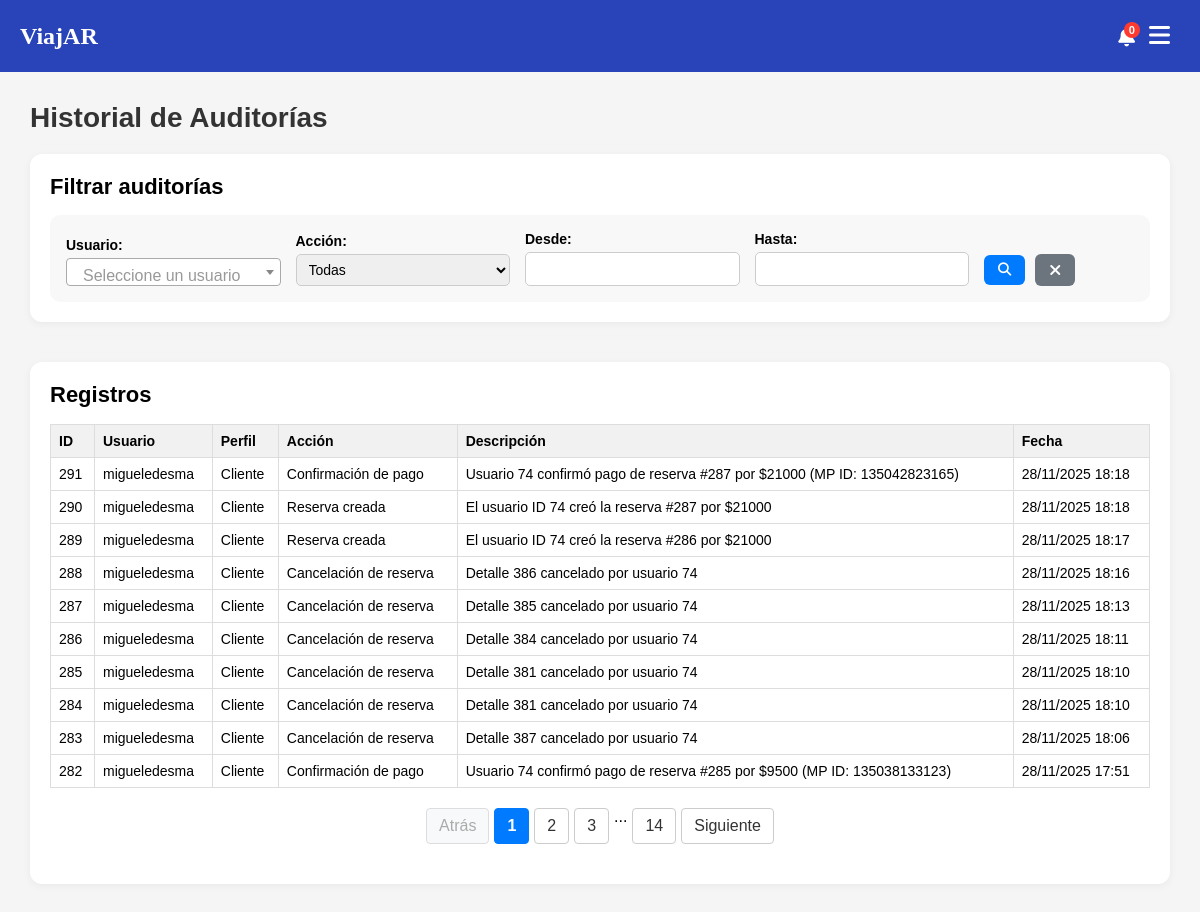
Page /index.php?page=listado_auditorias (signed in) on the earlier database version.
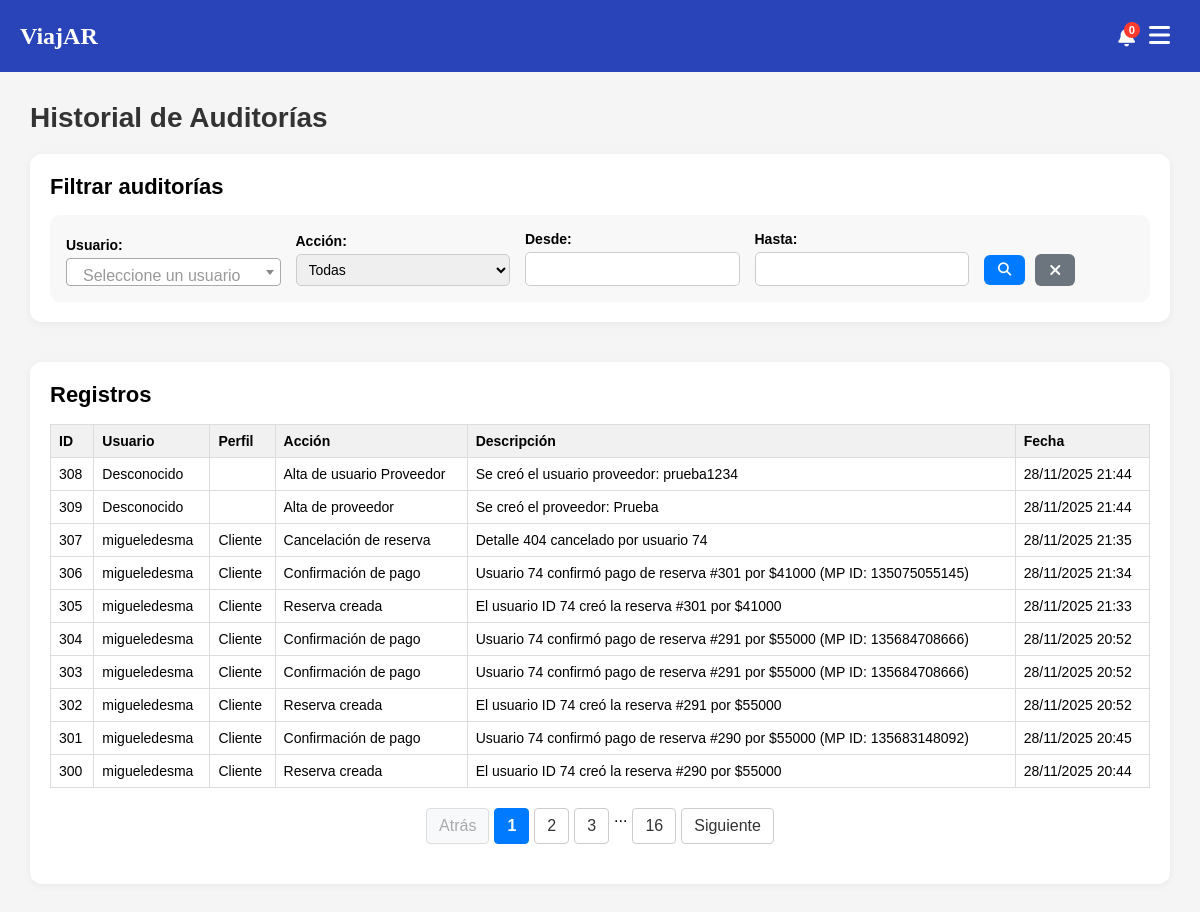
Same page on the later database version.
### tables this page shows
CREATE TABLE `auditoria` (
  `id_auditoria` int(11) NOT NULL AUTO_INCREMENT,
  `rela_usuario` int(11) DEFAULT NULL,
  `accion` varchar(255) DEFAULT NULL,
  `descripcion` text DEFAULT NULL,
  `fecha` datetime DEFAULT current_timestamp(),
  PRIMARY KEY (`id_auditoria`),
  KEY `rela_usuario` (`rela_usuario`),
  CONSTRAINT `auditoria_ibfk_1` FOREIGN KEY (`rela_usuario`) REFERENCES `usuarios` (`id_usuarios`)
);

### index.php (called while the page is built, shortened)
<?php
$plantilla = new PlantillaControlador();
$plantilla -> traer_plantilla();

### models/auditoria.php (called while the page is built, shortened)
<?php
require_once('conexion.php');
class Auditoria extends Pagination {
    public function filtrar($usuario = '', $accion = '', $fecha_desde = '', $fecha_hasta = '') {
        $conexion = new Conexion();
        $condiciones = [];
        $where = count($condiciones) > 0 ? "WHERE " . implode(" AND ", $condiciones) : "";
        $offset = $this->current_page * $this->page_size;
        $query = "SELECT
                    auditoria.id_auditoria,
                    auditoria.rela_usuario,
                    auditoria.accion,
                    auditoria.descripcion,
                    auditoria.fecha,
                    COALESCE(usuarios.usuarios_nombre_usuario, 'Desconocido') AS usuario_nombre,
                    COALESCE(perfiles.perfiles_nombre, '') AS perfil_nombre
                FROM auditoria
                LEFT JOIN usuarios ON auditoria.rela_usuario = usuarios.id_usuarios
                LEFT JOIN perfiles ON usuarios.rela_perfiles = perfiles.id_perfiles
                $where
                ORDER BY auditoria.fecha DESC
                LIMIT {$this->page_size} OFFSET $offset";
        return $conexion->consultar($query);
    }
    public function contar($usuario = '', $accion = '', $fecha_desde = '', $fecha_hasta = '') {
        $conexion = new Conexion();
        $condiciones = [];
        $where = count($condiciones) > 0 ? "WHERE " . implode(" AND ", $condiciones) : "";
        $query = "SELECT COUNT(*) AS total FROM auditoria
                LEFT JOIN usuarios ON auditoria.rela_usuario = usuarios.id_usuarios
                LEFT JOIN perfiles ON usuarios.rela_perfiles = perfiles.id_perfiles
                $where";
        $res = $conexion->consultar($query);
        return $res[0]['total'] ?? 0;
    }
    }
?>

### models/conexion.php (called while the page is built, shortened)
<?php
class Conexion {
    private $con;
    private $servidor;
    private $usuario;
    private $password;
    private $base_datos;
    public function __construct() {
        $this->servidor = 'localhost';
        $this->usuario = 'root';
        $this->password = '';
        $this->base_datos = 'viajar';
    }
    public function conectar() {
        if (!$this->con) {
            $this->con = new mysqli($this->servidor, $this->usuario, $this->password, $this->base_datos);
            $this->con->set_charset("utf8");
        }
        return $this->con;
    }
    public function consultar($query) {
        $resultado = $this->conectar()->query($query);
        $data = [];
        if ($resultado && $resultado->num_rows > 0) {
            while ($row = $resultado->fetch_assoc()) {
                $data[] = $row;
            }
        }
        return $data;
    }
}

### views/paginas/tabla_auditorias.php (the view, shortened to what this page needs)
<table class="tabla-datos">
    <thead>
        <tr>
            <th>ID</th>
            <th>Usuario</th>
            <th>Perfil</th>
            <th>Acción</th>
            <th>Descripción</th>
            <th>Fecha</th>
        </tr>
    </thead>
    <tbody>
        <?php if (!empty($auditorias)): ?>
            <?php foreach ($auditorias as $a): ?>
                <tr>
                    <td><?= $a['id_auditoria'] ?></td>
                    <td><?= htmlspecialchars($a['usuario_nombre'] ?? 'Desconocido') ?></td>
                    <td><?= htmlspecialchars($a['perfil_nombre'] ?? '') ?></td>
                    <td><?= htmlspecialchars($a['accion']) ?></td>
                    <td><?= htmlspecialchars($a['descripcion']) ?></td>
                    <td><?= date('d/m/Y H:i', strtotime($a['fecha'])) ?></td>
                </tr>
            <?php endforeach; ?>
        <?php else: ?>
            <tr><td colspan="6" class="no-datos">No se encontraron auditorías.</td></tr>
        <?php endif; ?>
    </tbody>
</table>
<nav class="paginacion">
    <?php if ($total_pages > 1): ?>
        <ul>
            <li>
                <a href="#" data-page="<?= max(0, $current_page - 1) ?>"
                   class="btn-paginacion <?= ($current_page <= 0) ? 'disabled' : '' ?>">Atrás</a>
            </li>
            <?php
            $rango = 2;
            $start = max(0, $current_page - $rango);
            $end = min($total_pages - 1, $current_page + $rango);
            for($i = $start; $i <= $end; $i++): ?>
                <li>
                    <a href="#" data-page="<?= $i ?>"
                       class="btn-paginacion <?= ($i == $current_page) ? 'active' : '' ?>"><?= $i + 1 ?></a>
                </li>
            <?php endfor;
            if ($end < $total_pages - 1) {
                if ($end < $total_pages - 2) {
                    echo '<li><span>...</span></li>';
                }
                echo '<li><a href="#" data-page="' . ($total_pages - 1) . '" class="btn-paginacion">' . $total_pages . '</a></li>';
            }
            ?>
            <li>
                <a href="#" data-page="<?= min($total_pages - 1, $current_page + 1) ?>"
                   class="btn-paginacion <?= ($current_page >= $total_pages - 1) ? 'disabled' : '' ?>">Siguiente</a>
            </li>
        </ul>
    <?php endif; ?>
</nav>

Differences in the rows shown:
no longer on this page (row unchanged): auditoria: id_auditoria "291", usuario_nombre "migueledesma", perfil_nombre "Cliente", accion "Confirmación de pago", descripcion "Usuario 74 confirmó pago de reserva #287 por $21000 (MP ID: 135042823165)", fecha "28/11/2025 18:18"
no longer on this page (row unchanged): auditoria: id_auditoria "290", usuario_nombre "migueledesma", perfil_nombre "Cliente", accion "Reserva creada", descripcion "El usuario ID 74 creó la reserva #287 por $21000", fecha "28/11/2025 18:18"
no longer on this page (row unchanged): auditoria: id_auditoria "289", usuario_nombre "migueledesma", perfil_nombre "Cliente", accion "Reserva creada", descripcion "El usuario ID 74 creó la reserva #286 por $21000", fecha "28/11/2025 18:17"
no longer on this page (row unchanged): auditoria: id_auditoria "288", usuario_nombre "migueledesma", perfil_nombre "Cliente", accion "Cancelación de reserva", descripcion "Detalle 386 cancelado por usuario 74", fecha "28/11/2025 18:16"
no longer on this page (row unchanged): auditoria: id_auditoria "287", usuario_nombre "migueledesma", perfil_nombre "Cliente", accion "Cancelación de reserva", descripcion "Detalle 385 cancelado por usuario 74", fecha "28/11/2025 18:13"
no longer on this page (row unchanged): auditoria: id_auditoria "286", usuario_nombre "migueledesma", perfil_nombre "Cliente", accion "Cancelación de reserva", descripcion "Detalle 384 cancelado por usuario 74", fecha "28/11/2025 18:11"
no longer on this page (row unchanged): auditoria: id_auditoria "285", usuario_nombre "migueledesma", perfil_nombre "Cliente", accion "Cancelación de reserva", descripcion "Detalle 381 cancelado por usuario 74", fecha "28/11/2025 18:10"
no longer on this page (row unchanged): auditoria: id_auditoria "284", usuario_nombre "migueledesma", perfil_nombre "Cliente", accion "Cancelación de reserva", descripcion "Detalle 381 cancelado por usuario 74", fecha "28/11/2025 18:10"
no longer on this page (row unchanged): auditoria: id_auditoria "283", usuario_nombre "migueledesma", perfil_nombre "Cliente", accion "Cancelación de reserva", descripcion "Detalle 387 cancelado por usuario 74", fecha "28/11/2025 18:06"
no longer on this page (row unchanged): auditoria: id_auditoria "282", usuario_nombre "migueledesma", perfil_nombre "Cliente", accion "Confirmación de pago", descripcion "Usuario 74 confirmó pago de reserva #285 por $9500 (MP ID: 135038133123)", fecha "28/11/2025 17:51"
added auditoria: id_auditoria "308", usuario_nombre "Desconocido", accion "Alta de usuario Proveedor", descripcion "Se creó el usuario proveedor: prueba1234", fecha "28/11/2025 21:44"
added auditoria: id_auditoria "309", usuario_nombre "Desconocido", accion "Alta de proveedor", descripcion "Se creó el proveedor: Prueba", fecha "28/11/2025 21:44"
added auditoria: id_auditoria "307", usuario_nombre "migueledesma", perfil_nombre "Cliente", accion "Cancelación de reserva", descripcion "Detalle 404 cancelado por usuario 74", fecha "28/11/2025 21:35"
added auditoria: id_auditoria "306", usuario_nombre "migueledesma", perfil_nombre "Cliente", accion "Confirmación de pago", descripcion "Usuario 74 confirmó pago de reserva #301 por $41000 (MP ID: 135075055145)", fecha "28/11/2025 21:34"
added auditoria: id_auditoria "305", usuario_nombre "migueledesma", perfil_nombre "Cliente", accion "Reserva creada", descripcion "El usuario ID 74 creó la reserva #301 por $41000", fecha "28/11/2025 21:33"
added auditoria: id_auditoria "304", usuario_nombre "migueledesma", perfil_nombre "Cliente", accion "Confirmación de pago", descripcion "Usuario 74 confirmó pago de reserva #291 por $55000 (MP ID: 135684708666)", fecha "28/11/2025 20:52"
added auditoria: id_auditoria "303", usuario_nombre "migueledesma", perfil_nombre "Cliente", accion "Confirmación de pago", descripcion "Usuario 74 confirmó pago de reserva #291 por $55000 (MP ID: 135684708666)", fecha "28/11/2025 20:52"
added auditoria: id_auditoria "302", usuario_nombre "migueledesma", perfil_nombre "Cliente", accion "Reserva creada", descripcion "El usuario ID 74 creó la reserva #291 por $55000", fecha "28/11/2025 20:52"
added auditoria: id_auditoria "301", usuario_nombre "migueledesma", perfil_nombre "Cliente", accion "Confirmación de pago", descripcion "Usuario 74 confirmó pago de reserva #290 por $55000 (MP ID: 135683148092)", fecha "28/11/2025 20:45"
added auditoria: id_auditoria "300", usuario_nombre "migueledesma", perfil_nombre "Cliente", accion "Reserva creada", descripcion "El usuario ID 74 creó la reserva #290 por $55000", fecha "28/11/2025 20:44"
Other differences:
$total_pages: "14" → "16"
